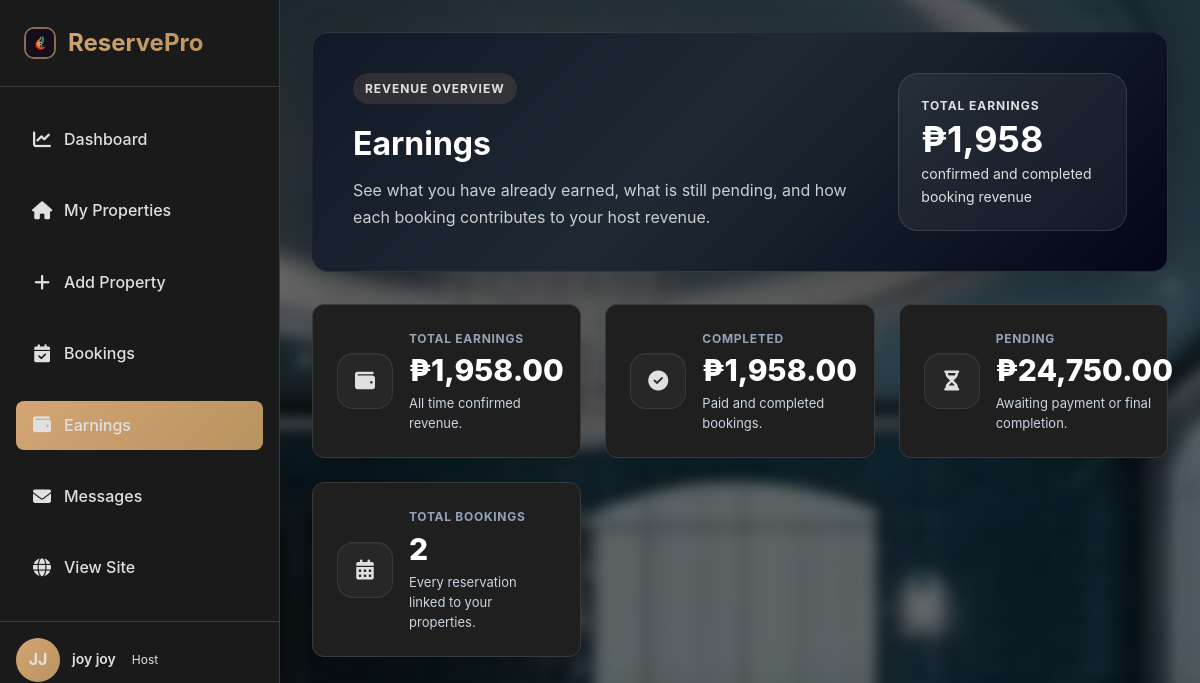
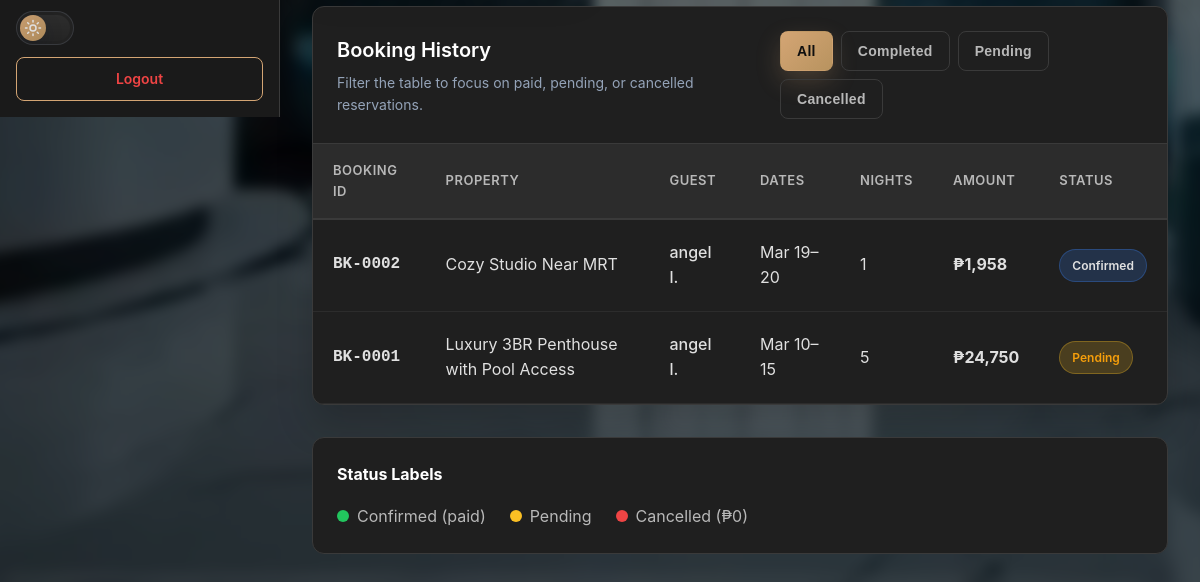
Before: /host/earnings.php (signed in) with the older database file (2 pictures, top to bottom).
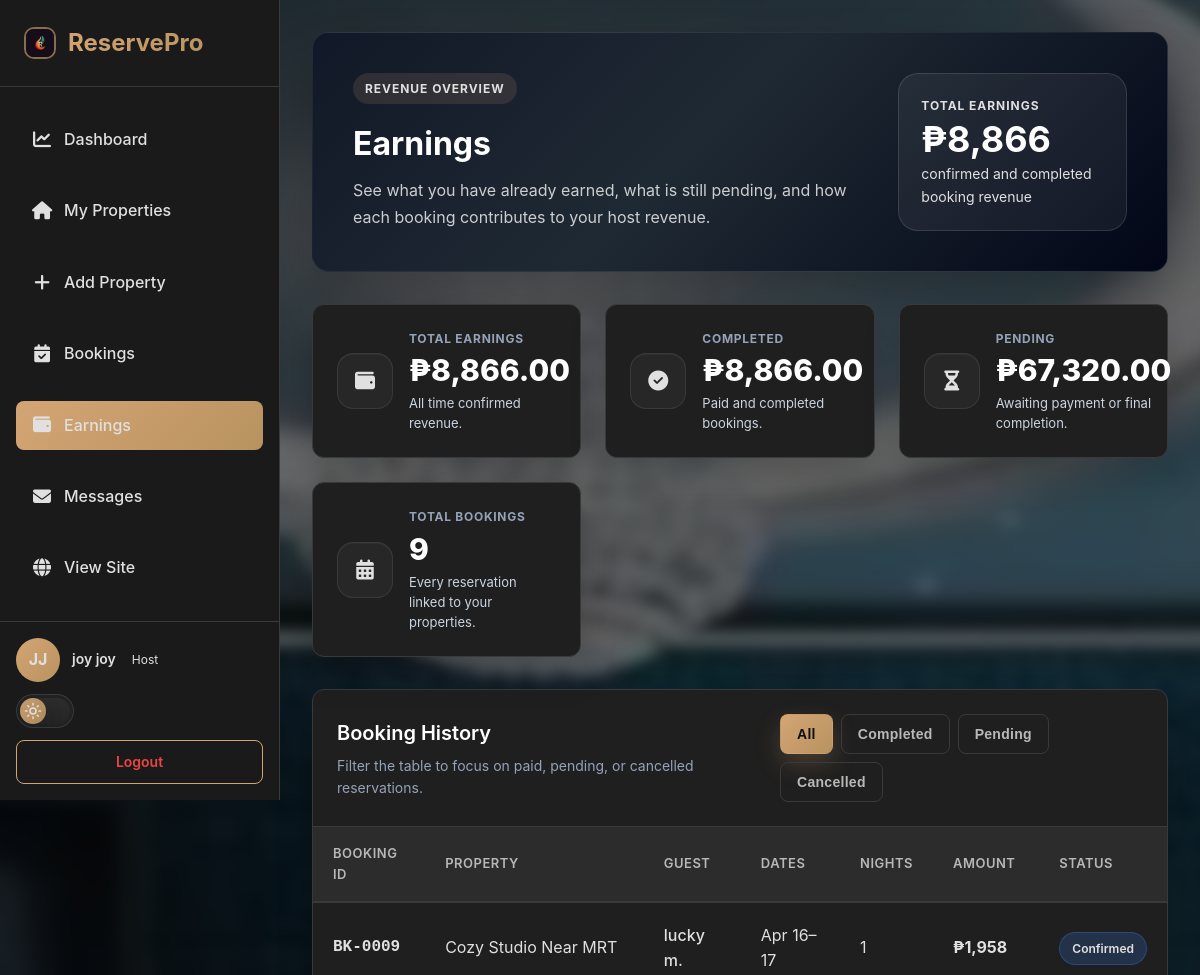
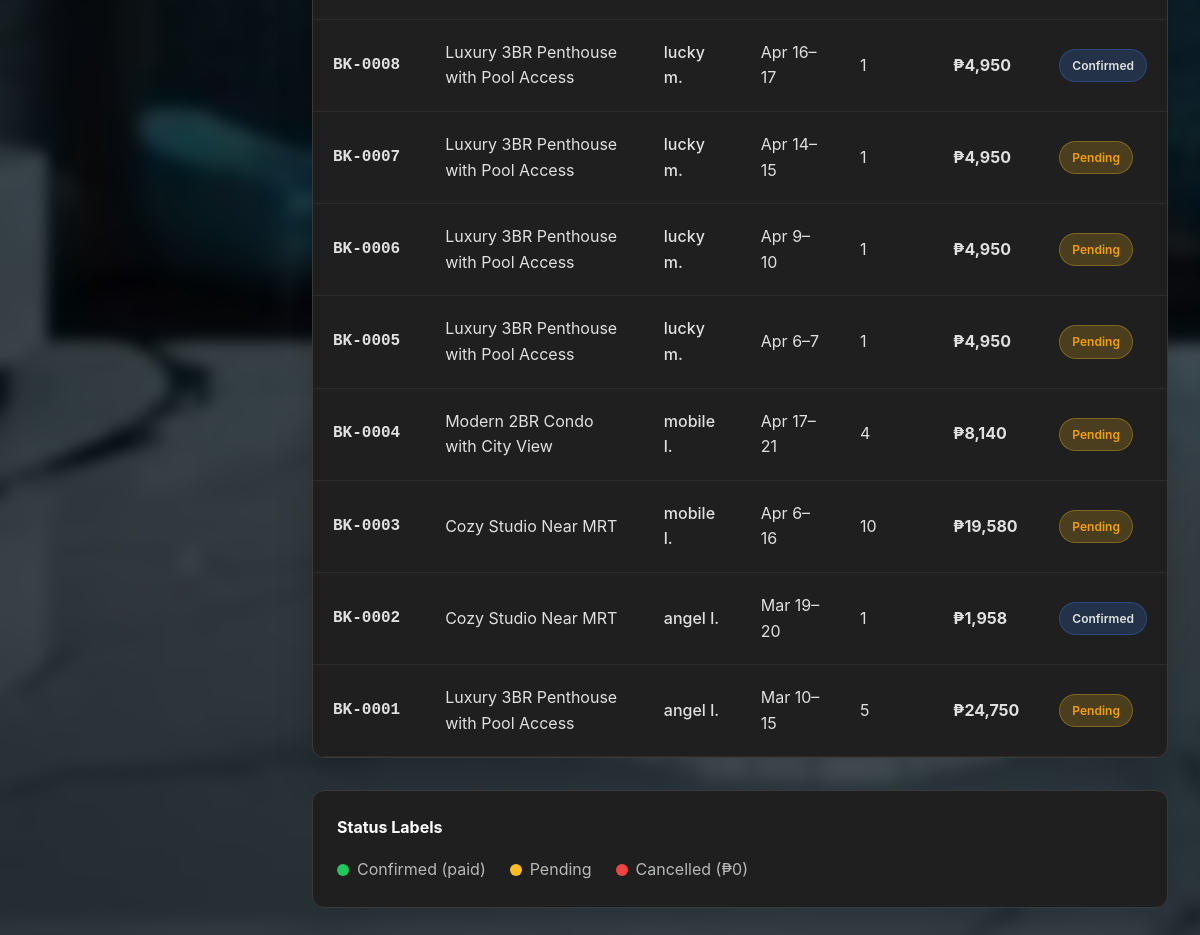
After: the same page with the newer database file (2 pictures, top to bottom).
### tables this page shows
CREATE TABLE `bookings` (
  `id` int(11) NOT NULL,
  `property_id` int(11) NOT NULL,
  `guest_id` int(11) NOT NULL,
  `check_in` date NOT NULL,
  `check_out` date NOT NULL,
  `guests` int(11) NOT NULL,
  `total_price` decimal(10,2) NOT NULL,
  `status` enum('pending','confirmed','cancelled','completed') DEFAULT 'pending',
  `booking_date` timestamp NOT NULL DEFAULT current_timestamp()
);

CREATE TABLE `properties` (
  `id` int(11) NOT NULL,
  `host_id` int(11) NOT NULL,
  `title` varchar(255) NOT NULL,
  `description` text NOT NULL,
  `property_type` enum('house','apartment','condo','villa','hotel') NOT NULL,
  `address` text NOT NULL,
  `city` varchar(100) NOT NULL,
  `country` varchar(100) NOT NULL,
  `price_per_night` decimal(10,2) NOT NULL,
  `max_guests` int(11) NOT NULL,
  `bedrooms` int(11) NOT NULL,
  `bathrooms` int(11) NOT NULL,
  `latitude` decimal(10,8) DEFAULT NULL,
  `longitude` decimal(11,8) DEFAULT NULL,
  `auto_accept_bookings` tinyint(1) NOT NULL DEFAULT 0,
  `average_rating` decimal(3,2) DEFAULT NULL,
  `review_count` int(11) NOT NULL DEFAULT 0,
  `status` enum('pending','approved','rejected','suspended','out_of_order') DEFAULT 'pending',
  `admin_notes` text DEFAULT NULL,
  `created_at` timestamp NOT NULL DEFAULT current_timestamp(),
  `updated_at` timestamp NOT NULL DEFAULT current_timestamp() ON UPDATE current_timestamp()
);

CREATE TABLE `users` (
  `id` int(11) NOT NULL,
  `first_name` varchar(50) NOT NULL,
  `last_name` varchar(50) NOT NULL,
  `date_of_birth` date DEFAULT NULL,
  `email` varchar(100) NOT NULL,
  `password` varchar(255) NOT NULL,
  `created_at` timestamp NOT NULL DEFAULT current_timestamp(),
  `role` enum('guest','host','admin') DEFAULT 'guest',
  `email_verified` tinyint(1) NOT NULL DEFAULT 0,
  `verification_token` varchar(100) DEFAULT NULL,
  `host_verified` tinyint(1) NOT NULL DEFAULT 0,
  `host_verification_status` enum('none','under review','approved','rejected') NOT NULL DEFAULT 'none'
);

### host/earnings.php (the view, shortened to what the changed rows need)
<?php
$user = getCurrentUser();
$conn = getDBConnection();
$stmt = $conn->prepare("
    SELECT
        b.id,
        b.booking_date,
        b.check_in,
        b.check_out,
        b.total_price,
        b.status,
        p.title as property_name,
        p.price_per_night,
        u.first_name,
        u.last_name,
        u.email,
        DATEDIFF(b.check_out, b.check_in) as nights
    FROM bookings b
    JOIN properties p ON b.property_id = p.id
    JOIN users u ON b.guest_id = u.id
    WHERE p.host_id = ?
    ORDER BY b.booking_date DESC
");
$stmt->bind_param("i", $user['id']);
$stmt->execute();
$bookings = $stmt->get_result()->fetch_all(MYSQLI_ASSOC);
$total_earnings     = 0;
$pending_earnings   = 0;
$completed_earnings = 0;
$total_bookings     = count($bookings);
foreach ($bookings as $booking) {
    $amount = (float) $booking['total_price'];
    if ($booking['status'] === 'pending') {
        $pending_earnings += $amount;
        continue;
    }
    if ($booking['status'] === 'confirmed' || $booking['status'] === 'completed') {
        $completed_earnings += $amount;
        $total_earnings     += $amount;
    }
}
$count_result = $conn->query("SELECT COUNT(*) as n FROM properties WHERE host_id = " . (int)$user['id']);
$host_property_count = $count_result ? (int)$count_result->fetch_assoc()['n'] : 0;
?>
<!DOCTYPE html>
<html lang="en">
<head>
    <link rel="stylesheet" href="../assets/css/style.css?v=11.0">
    <link rel="stylesheet" href="https://cdnjs.cloudflare.com/ajax/libs/font-awesome/6.5.2/css/all.min.css">
    <link rel="stylesheet" href="../assets/css/host-dashboard.css?v=27.2">
    <link rel="stylesheet" href="../assets/css/theme-toggle.css?v=27.5">
</head>
<body class="dashboard-page host-clean-page host-earnings-page">
    <div class="host-layout">
        <main class="host-main">
            <div class="earnings-header host-page-hero">
                <div class="host-page-hero-content">
                    <h1>Earnings</h1>
                </div>
                <div style="display:flex; align-items:flex-start; gap:14px; margin-left:auto;">
                    <div class="host-page-summary">
                        <span class="host-page-summary-label">Total Earnings</span>
                        <strong>₱<?php echo number_format($total_earnings, 0); ?></strong>
                        <span class="host-page-summary-text">confirmed and completed booking revenue</span>
                    </div>
                </div>
            </div>
            <div class="earnings-stats host-metric-grid">
                <div class="earnings-stat-card host-metric-card">
                    <div class="host-metric-copy">
                        <div class="stat-label">Total Earnings</div>
                        <div class="stat-value">₱<?php echo number_format($total_earnings, 2); ?></div>
                        <div class="stat-change">All time confirmed revenue.</div>
                    </div>
                </div>
                <div class="earnings-stat-card host-metric-card">
                    <div class="host-metric-copy">
                        <div class="stat-label">Completed</div>
                        <div class="stat-value">₱<?php echo number_format($completed_earnings, 2); ?></div>
                        <div class="stat-change">Paid and completed bookings.</div>
                    </div>
                </div>
                <div class="earnings-stat-card host-metric-card">
                    <div class="host-metric-copy">
                        <div class="stat-label">Pending</div>
                        <div class="stat-value">₱<?php echo number_format($pending_earnings, 2); ?></div>
                        <div class="stat-change">Awaiting payment or final completion.</div>
                    </div>
                </div>
                <div class="earnings-stat-card host-metric-card">
                    <div class="host-metric-copy">
                        <div class="stat-label">Total Bookings</div>
                        <div class="stat-value"><?php echo $total_bookings; ?></div>
                        <div class="stat-change">Every reservation linked to your properties.</div>
                    </div>
                </div>
            </div>
            <div class="earnings-table-container host-surface">
                <div class="table-header host-surface-header">
                    <div>
                        <h2>Booking History</h2>
                    </div>
                </div>
                <?php if (empty($bookings)): ?>
                    <div class="empty-earnings host-empty-state">
                        <span class="host-empty-icon"><i class="fa-solid fa-chart-line" aria-hidden="true"></i></span>
                        <h3>No earnings yet</h3>
                        <p>You haven't received any bookings yet. Start by adding properties!</p>
                        <a href="add-property.php" class="btn-primary"><?php echo $host_property_count === 0 ? 'Add Your First Property' : 'Add Your Property'; ?></a>
                    </div>
                <?php else: ?>
                    <div class="host-table-scroll">
                    <table class="earnings-table host-table">
                        <thead>
                            <tr>
                                <th>Booking ID</th>
                                <th>Property</th>
                                <th>Guest</th>
                                <th>Dates</th>
                                <th>Nights</th>
                                <th>Amount</th>
                                <th>Status</th>
                            </tr>
                        </thead>
                        <tbody>
                            <?php foreach ($bookings as $booking): ?>
                                <tr data-status="<?php echo $booking['status']; ?>">
                                    <td class="booking-id">BK-<?php echo str_pad($booking['id'], 4, '0', STR_PAD_LEFT); ?></td>
                                    <td><?php echo htmlspecialchars($booking['property_name']); ?></td>
                                    <td class="guest-name"><?php echo htmlspecialchars($booking['first_name'] . ' ' . substr($booking['last_name'], 0, 1) . '.'); ?></td>
                                    <td><?php echo date('M j', strtotime($booking['check_in'])) . '–' . date('j', strtotime($booking['check_out'])); ?></td>
                                    <td><?php echo $booking['nights']; ?></td>
                                    <td class="amount">₱<?php echo number_format($booking['total_price'], 0); ?></td>
                                    <td>
                                        <span class="status-badge status-<?php echo $booking['status']; ?>">
                                            <?php echo ucfirst($booking['status']); ?>
                                        </span>
                                    </td>
                                </tr>
                            <?php endforeach; ?>
                        </tbody>
                    </table>
                    </div>
                <?php endif; ?>
            </div>
        </main>
    </div>
</body>
</html>

Changed rows visible on the page:
added bookings: id "0009", property.title "Cozy Studio Near MRT", guest.last_name "lucky m.", check_in "Apr 16", check_out "17", nights "1", total_price "1,958", status "Confirmed"
added bookings: id "0008", property.title "Luxury 3BR Penthouse with Pool Access", guest.last_name "lucky m.", check_in "Apr 16", check_out "17", nights "1", total_price "4,950", status "Confirmed"
added bookings: id "0007", property.title "Luxury 3BR Penthouse with Pool Access", guest.last_name "lucky m.", check_in "Apr 14", check_out "15", nights "1", total_price "4,950", status "Pending"
added bookings: id "0006", property.title "Luxury 3BR Penthouse with Pool Access", guest.last_name "lucky m.", check_in "Apr 9", check_out "10", nights "1", total_price "4,950", status "Pending"
added bookings: id "0005", property.title "Luxury 3BR Penthouse with Pool Access", guest.last_name "lucky m.", check_in "Apr 6", check_out "7", nights "1", total_price "4,950", status "Pending"
added bookings: id "0004", property.title "Modern 2BR Condo with City View", guest.last_name "mobile l.", check_in "Apr 17", check_out "21", nights "4", total_price "8,140", status "Pending"
added bookings: id "0003", property.title "Cozy Studio Near MRT", guest.last_name "mobile l.", check_in "Apr 6", check_out "16", nights "10", total_price "19,580", status "Pending"
Other visible differences:
$total_earnings: "1,958" → "8,866"
$total_earnings: "1,958.00" → "8,866.00"
$completed_earnings: "1,958.00" → "8,866.00"
$pending_earnings: "24,750.00" → "67,320.00"
$total_bookings: "2" → "9"
